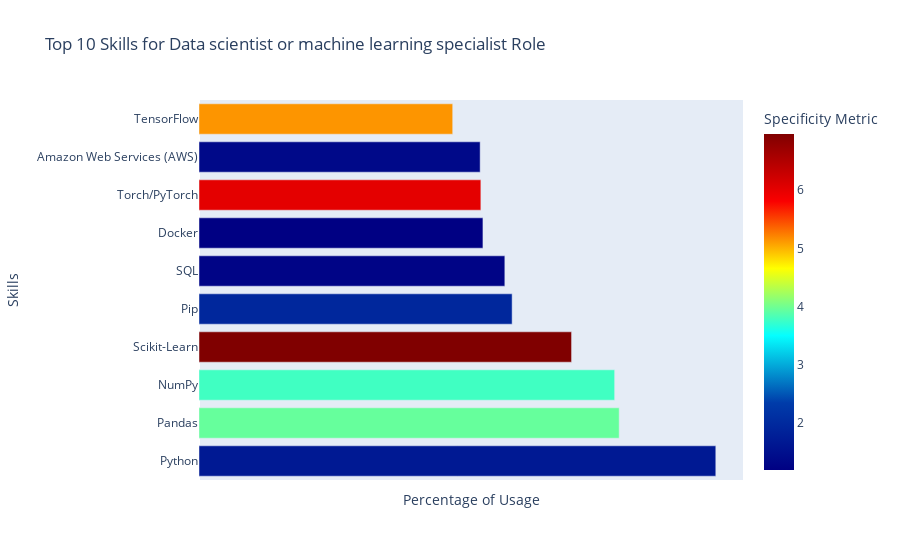

The code cell stored with this chart in its notebook:
### Code cell
import plotly.express as px

target_role = 'Data scientist or machine learning specialist'
num_skills= 10

role_df = skills.loc[[target_role]]

mean_usage = skills.mean(axis=0)

specificity = role_df.squeeze() / mean_usage

role_df = role_df.transpose()

role_df['Specificity'] = specificity
role_df = role_df.sort_values(by=target_role, ascending=False)

top_10_skills = role_df.head(num_skills)

plot_df = pd.DataFrame({'Skills': top_10_skills.index,
                        'Percentage of Usage': top_10_skills[target_role],
                        'Specificity': top_10_skills['Specificity']})

fig = px.bar(plot_df, y='Skills', x='Percentage of Usage',
             color='Specificity',
             labels={'Skills': 'Skills', 'Percentage of Usage': 'Percentage of Usage'},
             title=f'Top 10 Skills for {target_role} Role',
             color_continuous_scale="Jet", orientation='h')

fig.update_layout(coloraxis_colorbar=dict(title='Specificity Metric'))

fig.update_xaxes(tickangle=45, tickmode='array', tickvals=list(plot_df['Skills']))

fig.show()

### Figure 1 — Plotly figure (JSON) as saved in the notebook; plotly's stock layout.template omitted (floating-point values rounded to 4 significant figures)
{"data": [{"alignmentgroup": "True", "hovertemplate": "Percentage of Usage=%{x}<br>Skills=%{y}<br>Specificity=%{marker.color}<extra></extra>", "legendgroup": "", "marker": {"color": [1.663, 3.947, 3.775, 6.968, 1.938, 1.263, 1.187, 6.02, 1.357, 5.137], "coloraxis": "coloraxis", "pattern": {"shape": ""}}, "name": "", "offsetgroup": "", "orientation": "h", "showlegend": false, "textposition": "auto", "type": "bar", "x": [93.64, 76.13, 75.31, 67.51, 56.74, 55.42, 51.45, 51.07, 50.94, 45.97], "xaxis": "x", "y": ["Python", "Pandas", "NumPy", "Scikit-Learn", "Pip", "SQL", "Docker", "Torch/PyTorch", "Amazon Web Services (AWS)", "TensorFlow"], "yaxis": "y"}], "layout": {"barmode": "relative", "coloraxis": {"colorbar": {"title": {"text": "Specificity Metric"}}, "colorscale": [[0, "rgb(0,0,131)"], [0.2, "rgb(0,60,170)"], [0.4, "rgb(5,255,255)"], [0.6, "rgb(255,255,0)"], [0.8, "rgb(250,0,0)"], [1, "rgb(128,0,0)"]]}, "legend": {"tracegroupgap": 0}, "title": {"text": "Top 10 Skills for Data scientist or machine learning specialist Role"}, "xaxis": {"anchor": "y", "domain": [0, 1], "tickangle": 45, "tickmode": "array", "tickvals": ["Python", "Pandas", "NumPy", "Scikit-Learn", "Pip", "SQL", "Docker", "Torch/PyTorch", "Amazon Web Services (AWS)", "TensorFlow"], "title": {"text": "Percentage of Usage"}}, "yaxis": {"anchor": "x", "domain": [0, 1], "title": {"text": "Skills"}}}}
